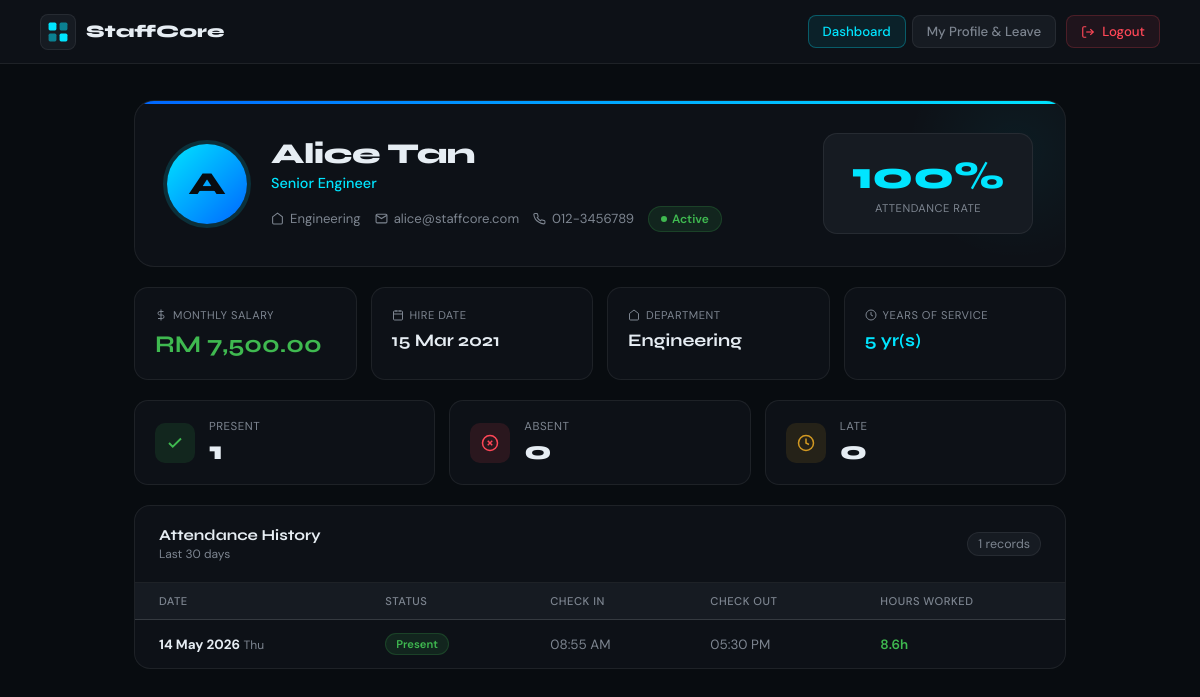
Screenshot of /staff_dashboard.php (signed in) with the database file from the repository.
### tables this page shows
CREATE TABLE employees (
    id            INT AUTO_INCREMENT PRIMARY KEY,
    user_id       INT DEFAULT NULL,
    name          VARCHAR(100) NOT NULL,
    email         VARCHAR(150) NOT NULL UNIQUE,
    phone         VARCHAR(20),
    department_id INT DEFAULT NULL,
    position      VARCHAR(100),
    salary        DECIMAL(10,2) DEFAULT 0.00,
    status        ENUM('active','inactive','on_leave') DEFAULT 'active',
    hire_date     DATE,
    avatar        VARCHAR(255) DEFAULT NULL,
    created_at    TIMESTAMP DEFAULT CURRENT_TIMESTAMP,
    FOREIGN KEY (department_id) REFERENCES departments(id) ON DELETE SET NULL,
    FOREIGN KEY (user_id)       REFERENCES users(id)       ON DELETE SET NULL
);

CREATE TABLE departments (
    id         INT AUTO_INCREMENT PRIMARY KEY,
    name       VARCHAR(100) NOT NULL,
    head_id    INT DEFAULT NULL,
    created_at TIMESTAMP DEFAULT CURRENT_TIMESTAMP
);

CREATE TABLE attendance (
    id          INT AUTO_INCREMENT PRIMARY KEY,
    employee_id INT NOT NULL,
    date        DATE NOT NULL,
    check_in    TIME DEFAULT NULL,
    check_out   TIME DEFAULT NULL,
    status      ENUM('present','absent','late','half_day') DEFAULT 'present',
    notes       TEXT DEFAULT NULL,
    FOREIGN KEY (employee_id) REFERENCES employees(id) ON DELETE CASCADE,
    UNIQUE KEY unique_attendance (employee_id, date)
);

### staff_dashboard.php (the view, shortened to what this page needs)
<?php
require_once 'db.php';
$stmt = $pdo->prepare("SELECT e.*, d.name AS dept_name FROM employees e LEFT JOIN departments d ON d.id = e.department_id WHERE e.user_id = ?");
$stmt->execute([$_SESSION['user_id']]);
$emp = $stmt->fetch();
$att = [];
if ($emp) {
    $stmt2 = $pdo->prepare("SELECT * FROM attendance WHERE employee_id = ? ORDER BY date DESC LIMIT 30");
    $stmt2->execute([$emp['id']]);
    $att = $stmt2->fetchAll();
}
$present = count(array_filter($att, fn($a) => $a['status'] === 'present'));
$absent  = count(array_filter($att, fn($a) => $a['status'] === 'absent'));
$late    = count(array_filter($att, fn($a) => $a['status'] === 'late'));
$total   = count($att);
$rate    = $total > 0 ? round(($present / $total) * 100) : 0;
?>
<!DOCTYPE html>
<html lang="en">
<head>
</head>
<body>
<div class="topbar">
  <div class="brand">
    <div class="brand-icon">
    </div>
    StaffCore
  </div>
  <div style="display:flex;align-items:center;gap:10px;">
    <div style="display:flex;gap:6px;">
      <a href="staff_dashboard.php" style="padding:7px 14px;border-radius:8px;font-size:0.83rem;font-weight:500;color:var(--accent);text-decoration:none;border:1px solid rgba(0,229,255,0.3);background:rgba(0,229,255,0.08);">Dashboard</a>
      <a href="profile_edit.php" style="padding:7px 14px;border-radius:8px;font-size:0.83rem;font-weight:500;color:var(--muted);text-decoration:none;border:1px solid var(--border);background:var(--surface2);transition:all 0.2s;">My Profile & Leave</a>
    </div>
    <a href="logout.php" style="display:flex;align-items:center;gap:7px;background:rgba(255,71,87,0.08);border:1px solid rgba(255,71,87,0.2);color:var(--red);padding:7px 14px;border-radius:8px;font-size:0.83rem;font-weight:500;text-decoration:none;">
      <svg width="14" height="14" viewBox="0 0 24 24" fill="none" stroke="currentColor" stroke-width="2"><path d="M9 21H5a2 2 0 0 1-2-2V5a2 2 0 0 1 2-2h4"/><polyline points="16 17 21 12 16 7"/><line x1="21" y1="12" x2="9" y2="12"/></svg>
      Logout
    </a>
  </div>
</div>
<div class="page">
  <?php if (!$emp): ?>
  <div class="table-card" style="padding:60px;text-align:center;">
    <svg width="48" height="48" viewBox="0 0 24 24" fill="none" stroke="var(--muted)" stroke-width="1.5" style="margin:0 auto 16px;display:block;opacity:0.3"><circle cx="12" cy="8" r="4"/><path d="M4 20c0-4 3.6-7 8-7s8 3 8 7"/></svg>
    <div style="font-family:'Syne',sans-serif;font-size:1.1rem;font-weight:700;margin-bottom:8px">No Profile Linked</div>
    <div style="color:var(--muted);font-size:0.85rem">Contact your administrator to link your account.</div>
  </div>
  <?php else: ?>
  <div class="hero-card">
    <div class="hero-inner">
      <div class="avatar"><?= strtoupper(substr($emp['name'],0,1)) ?></div>
      <div class="hero-text">
        <div class="hero-name"><?= htmlspecialchars($emp['name']) ?></div>
        <div class="hero-pos"><?= htmlspecialchars($emp['position']??'Staff Member') ?></div>
        <div class="hero-meta">
          <div class="meta-item"><svg width="13" height="13" viewBox="0 0 24 24" fill="none" stroke="currentColor" stroke-width="2"><path d="M3 9l9-7 9 7v11a2 2 0 0 1-2 2H5a2 2 0 0 1-2-2z"/></svg><?= htmlspecialchars($emp['dept_name']??'No Department') ?></div>
          <div class="meta-item"><svg width="13" height="13" viewBox="0 0 24 24" fill="none" stroke="currentColor" stroke-width="2"><path d="M4 4h16c1.1 0 2 .9 2 2v12c0 1.1-.9 2-2 2H4c-1.1 0-2-.9-2-2V6c0-1.1.9-2 2-2z"/><polyline points="22,6 12,12 2,6"/></svg><?= htmlspecialchars($emp['email']) ?></div>
          <?php if($emp['phone']): ?><div class="meta-item"><?= htmlspecialchars($emp['phone']) ?></div><?php endif; ?>
          <span class="status-pill"><span style="width:6px;height:6px;border-radius:50%;background:var(--green);display:inline-block"></span><?= ucfirst(str_replace('_',' ',$emp['status'])) ?></span>
        </div>
      </div>
      <div class="att-rate">
        <div class="rate-value"><?= $rate ?>%</div>
        <div class="rate-label">Attendance Rate</div>
      </div>
    </div>
  </div>
  <div class="grid-4">
    <div class="info-card">
      <div class="info-label"><svg width="12" height="12" viewBox="0 0 24 24" fill="none" stroke="currentColor" stroke-width="2"><line x1="12" y1="1" x2="12" y2="23"/><path d="M17 5H9.5a3.5 3.5 0 0 0 0 7h5a3.5 3.5 0 0 1 0 7H6"/></svg>Monthly Salary</div>
      <div class="info-value big green">RM <?= number_format($emp['salary'],2) ?></div>
    </div>
    <div class="info-card">
      <div class="info-label"><svg width="12" height="12" viewBox="0 0 24 24" fill="none" stroke="currentColor" stroke-width="2"><rect x="3" y="4" width="18" height="18" rx="2"/><line x1="16" y1="2" x2="16" y2="6"/><line x1="8" y1="2" x2="8" y2="6"/><line x1="3" y1="10" x2="21" y2="10"/></svg>Hire Date</div>
      <div class="info-value"><?= $emp['hire_date'] ? date('d M Y', strtotime($emp['hire_date'])) : '—' ?></div>
    </div>
    <div class="info-card">
      <div class="info-label"><svg width="12" height="12" viewBox="0 0 24 24" fill="none" stroke="currentColor" stroke-width="2"><path d="M3 9l9-7 9 7v11a2 2 0 0 1-2 2H5a2 2 0 0 1-2-2z"/></svg>Department</div>
      <div class="info-value"><?= htmlspecialchars($emp['dept_name']??'—') ?></div>
    </div>
    <div class="info-card">
      <div class="info-label"><svg width="12" height="12" viewBox="0 0 24 24" fill="none" stroke="currentColor" stroke-width="2"><circle cx="12" cy="12" r="10"/><polyline points="12 6 12 12 16 14"/></svg>Years of Service</div>
      <div class="info-value accent"><?= $emp['hire_date'] ? floor((time()-strtotime($emp['hire_date']))/31536000).' yr(s)' : '—' ?></div>
    </div>
  </div>
  <div class="grid-3">
    <div class="stat-card">
      <div class="stat-icon green"><svg width="18" height="18" viewBox="0 0 24 24" fill="none" stroke="currentColor" stroke-width="2.5"><polyline points="20 6 9 17 4 12"/></svg></div>
      <div><div class="stat-label">Present</div><div class="stat-value"><?= $present ?></div></div>
    </div>
    <div class="stat-card">
      <div class="stat-icon red"><svg width="18" height="18" viewBox="0 0 24 24" fill="none" stroke="currentColor" stroke-width="2"><circle cx="12" cy="12" r="10"/><line x1="15" y1="9" x2="9" y2="15"/><line x1="9" y1="9" x2="15" y2="15"/></svg></div>
      <div><div class="stat-label">Absent</div><div class="stat-value"><?= $absent ?></div></div>
    </div>
    <div class="stat-card">
      <div class="stat-icon orange"><svg width="18" height="18" viewBox="0 0 24 24" fill="none" stroke="currentColor" stroke-width="2"><circle cx="12" cy="12" r="10"/><polyline points="12 6 12 12 16 14"/></svg></div>
      <div><div class="stat-label">Late</div><div class="stat-value"><?= $late ?></div></div>
    </div>
  </div>
  <div class="table-card">
    <div class="table-header">
      <div><div class="table-title">Attendance History</div><div class="table-sub">Last 30 days</div></div>
      <span class="record-count"><?= $total ?> records</span>
    </div>
    <?php if(empty($att)): ?>
    <div class="empty">No attendance records found.</div>
    <?php else: ?>
    <table>
      <thead><tr><th>Date</th><th>Status</th><th>Check In</th><th>Check Out</th><th>Hours Worked</th></tr></thead>
      <tbody>
        <?php foreach($att as $a):
          $hours = '—';
          if ($a['check_in'] && $a['check_out']) {
            $diff = strtotime($a['check_out']) - strtotime($a['check_in']);
            $hours = round($diff/3600,1).'h';
          }
        ?>
        <tr>
          <td><strong><?= date('d M Y',strtotime($a['date'])) ?></strong> <span style="color:var(--muted);font-size:0.75rem"><?= date('D',strtotime($a['date'])) ?></span></td>
          <td><span class="badge badge-<?= $a['status'] ?>"><?= ucfirst(str_replace('_',' ',$a['status'])) ?></span></td>
          <td style="color:var(--muted)"><?= $a['check_in'] ? date('h:i A',strtotime($a['check_in'])) : '—' ?></td>
          <td style="color:var(--muted)"><?= $a['check_out'] ? date('h:i A',strtotime($a['check_out'])) : '—' ?></td>
          <td style="color:var(--green);font-weight:600"><?= $hours ?></td>
        </tr>
        <?php endforeach; ?>
      </tbody>
    </table>
    <?php endif; ?>
  </div>
  <?php endif; ?>
</div>
</body>
</html>

### rows the page displays
employees: name "A", name "Alice Tan", position "Senior Engineer", department.name "Engineering", email "alice@staffcore.com", phone "012-3456789", status "Active", salary "7,500.00", hire_date "15 Mar 2021"
attendance: status "100", status "1", status "0", date "14 May 2026", date "Thu", status "Present", check_in "08:55 AM", check_out "05:30 PM", hours "8.6h"

### other values shown
$total "1"
